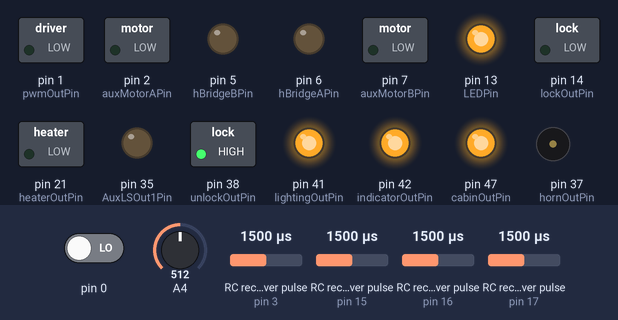
A sketch run on a simulated Arduino Mega 2560, built for the host (arithmetic inside an expression is 32-bit, double 64-bit). Parts: switched loads named in the sketch (green lamp = pin HIGH), output pins drawn as LEDs (lit = HIGH), buzzer (waves = sounding, pin HIGH). Wiring (inferred from the names in the program): 4 × RC receiver channel: data pin 3 / data pin 15 / data pin 16 / data pin 17. Dashed ring = blinking. Inputs (shaded band) come from the test bench; at power-on: RC receiver pulse (sensors on pin 3, pin 15, pin 16, pin 17) 1500 µs, pin 0 LOW, A4 = 512. What the sketch prints to the serial monitor is not drawn.

Above: at 1.6 s.
1.7 s: RC receiver pulse (sensor on pin 3) set to 1020 µs
At 3.21 s:
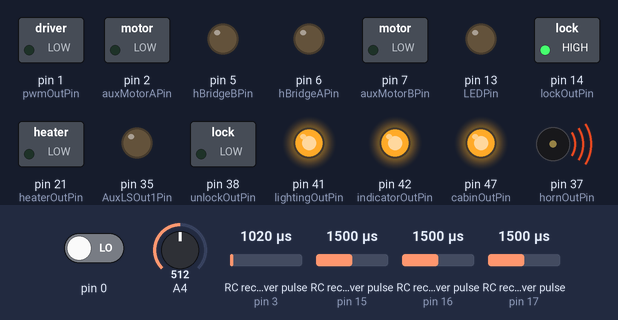
5.2 s: RC receiver pulse (sensor on pin 15) set to 1020 µs
At 5.84 s:
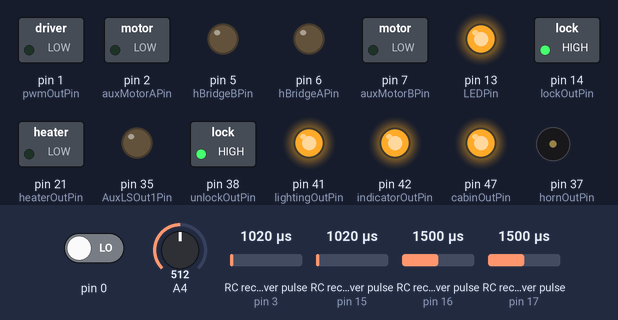
9.0 s: RC receiver pulse (sensor on pin 16) set to 1481 µs
At 10.76 s:
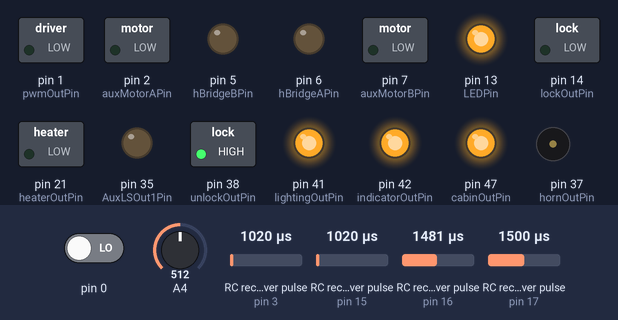
13.1 s: RC receiver pulse (sensor on pin 16) set to 1471 µs
At 14.11 s:
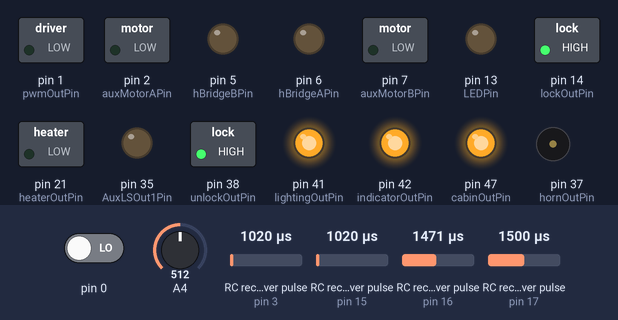
16.6 s: RC receiver pulse (sensor on pin 17) set to 1980 µs
20.5 s: RC receiver pulse (sensor on pin 3) set to 1250 µs
Timing chart, 0 to 52.4 s (numbered marks = the images above; inputs shaded):
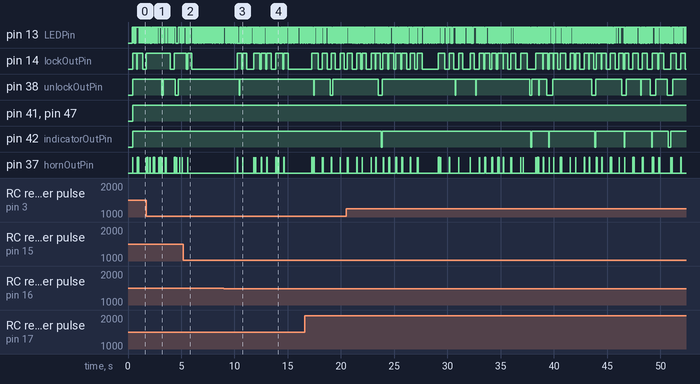

The sketch:

205pcb.ino
```cpp
#define DEBUG true  //set to true for debug output, false for no debug output
#define DEBUG_SERIAL if(DEBUG)Serial

#include "pinDeclarations.h"

#define amountOfTimers 7

unsigned long prevFastLoopMillis;                                             //Main loop timers
const unsigned fastLoopMax = 10;

unsigned long prevSlowLoopMillis;
const unsigned slowLoopMax = 1000;

unsigned long prevWindowMillis;
const unsigned int windowDriveTime = 4000;

bool windowRunningDown = false;
bool windowRunningUp = false;

const int LONG_PRESS_MIN  = 1300; // 1300 milliseconds

#define amountOfCurrentReadings 10
int currentReadings[amountOfCurrentReadings];
int currentReadingIndex;
int currentSenseAverage;

struct remoteModule
{
  byte id;
  byte modulePin;
  int currentState;
  int lastState = LOW;
  unsigned long pressedTime;
  unsigned long releasedTime;
  bool isPressing = false;
  bool isLongDetected = false;
  bool shortpressFlag = false;
  bool longpressFlag = false;
} buttonNr[4];

struct decayOutput
{
  bool isRunning = false;
  unsigned long prevTimerMillis;
  int decayTime;
  byte repeatTimes = 1;
  byte repeatCounter = 0;
  byte outputPin;
  bool run = false;
} decayFunction[amountOfTimers];

void setup() {
  // put your setup code here, to run once:
  DEBUG_SERIAL.begin(115200);

  for (int i; i <= amountOfCurrentReadings; i ++)
  {
    currentReadings[i] = 4095;
  }

  pinMode(rcIn3Pin, INPUT_PULLDOWN);                                //433 MHz module inputs
  pinMode(rcIn2Pin, INPUT_PULLDOWN);
  pinMode(rcIn1Pin, INPUT_PULLDOWN);
  pinMode(rcIn0Pin, INPUT_PULLDOWN);

  attachInterrupt(digitalPinToInterrupt(rcIn3Pin), interruptA, CHANGE);
  attachInterrupt(digitalPinToInterrupt(rcIn2Pin), interruptB, CHANGE);
  attachInterrupt(digitalPinToInterrupt(rcIn1Pin), interruptC, CHANGE);
  attachInterrupt(digitalPinToInterrupt(rcIn0Pin), interruptD, CHANGE);

  pinMode(pwmOutPin, OUTPUT);
  pinMode(keyInPin, INPUT);
  pinMode(rpmInPin, INPUT);
  pinMode(auxIn1Pin, INPUT);
  pinMode(auxIn2Pin, INPUT);
  pinMode(auxMotorAPin, OUTPUT);
  pinMode(auxMotorBPin, OUTPUT);
  pinMode(hBridgeAPin, OUTPUT);
  pinMode(hBridgeBPin, OUTPUT);
  pinMode(hornOutPin, OUTPUT);
  pinMode(AuxLSOut2Pin, OUTPUT);
  pinMode(lockOutPin, OUTPUT);
  pinMode(unlockOutPin, OUTPUT);
  pinMode(heaterOutPin, OUTPUT);
  pinMode(mirrorheatOutPin, OUTPUT);
  pinMode(engineOnRelayOutPin, OUTPUT);
  pinMode(cabinOutPin, OUTPUT);
  pinMode(windowGNDInterruptOutPin, OUTPUT);
  pinMode(lightingOutPin, OUTPUT);
  pinMode(indicatorOutPin, OUTPUT);
  pinMode(AuxLSOut1Pin, OUTPUT);

  pinMode(LEDPin, OUTPUT);

  pinMode(hBridgeCurrentSensInPin, INPUT);

  writeoutputsLOW();                                          //Writing all outputs LOW
  delay(400);

  buttonNr[0].modulePin = rcIn0Pin;         //D
  buttonNr[1].modulePin = rcIn1Pin;         //C
  buttonNr[2].modulePin = rcIn2Pin;         //B
  buttonNr[3].modulePin = rcIn3Pin;         //A

  buttonNr[0].id = 1;   //D
  buttonNr[1].id = 2;   //C
  buttonNr[2].id = 3;   //B
  buttonNr[3].id = 4;   //A

  decayFunction[0].outputPin = lightingOutPin;
  decayFunction[1].outputPin = indicatorOutPin;
  decayFunction[2].outputPin = lockOutPin;
  decayFunction[3].outputPin = unlockOutPin;
  decayFunction[4].outputPin = cabinOutPin;
  decayFunction[5].outputPin = LEDPin;
  decayFunction[6].outputPin = hornOutPin;


  flashLED(10);
}

void loop()
{
  // put your main code here, to run repeatedly:

  if ((millis() - prevFastLoopMillis) > fastLoopMax)     //Main high speed loop
  {
    for (int i = 0; i<4; i++)                            //looping through all remote buttons
    {
      checkremoteInput(buttonNr[i]);
    }

    for (int i = 0; i < amountOfTimers; i++)
    {
      checkOutputTimers(decayFunction[i]);
    }

    checkforLock();
    checkforUnlock();
    //windowControl();

    carFinderHandler();

    prevFastLoopMillis = millis();                        //resetting maindelay timer
  }

  if (millis() - prevSlowLoopMillis > slowLoopMax)
  {
    engineStateHandler();
    prevSlowLoopMillis = millis();                  //Resetting slow timer
  }


}

void checkremoteInput(remoteModule &buttonToCheck)
{
  buttonToCheck.currentState = digitalRead(buttonToCheck.modulePin);
  if(buttonToCheck.lastState == LOW && buttonToCheck.currentState == HIGH)                    //button is pressed
  {
    buttonToCheck.pressedTime = millis();
    buttonToCheck.isPressing = true;
    buttonToCheck.isLongDetected = false;
  }
  else if(buttonToCheck.lastState == HIGH && buttonToCheck.currentState == LOW)               //button is released
  {
    buttonToCheck.isPressing = false;
    buttonToCheck.releasedTime = millis();
    //pressDurationA = buttonToCheck.releasedTime - buttonToCheck.pressedTime;
    if(buttonToCheck.releasedTime - buttonToCheck.pressedTime < LONG_PRESS_MIN)
    {
  DEBUG_SERIAL.print("A short press is detected on input: ");                       //Short press detected
      DEBUG_SERIAL.println(buttonToCheck.id);
      buttonToCheck.shortpressFlag = true;
      flashLED(1);
    }
  }
  else if(buttonToCheck.isPressing == true && buttonToCheck.isLongDetected == false)
  {
    //pressDurationA = millis() - buttonToCheck.pressedTime;
    if(millis() - buttonToCheck.pressedTime > LONG_PRESS_MIN)
    {
      DEBUG_SERIAL.print("A long press is detected on input: ");                     //Long press detected
      DEBUG_SERIAL.println(buttonToCheck.id);
      buttonToCheck.isLongDetected = true;
      buttonToCheck.longpressFlag = true;
      flashLED(5);
    }
  }
  buttonToCheck.lastState = buttonToCheck.currentState;
}

void flashLED(int timesToFlash)
{
  decayFunction[5].repeatTimes = timesToFlash;
  decayFunction[5].decayTime = 40;
  decayFunction[5].prevTimerMillis = millis();
  decayFunction[5].run = true;
}

void checkforLock()
{
  DEBUG_SERIAL.println("Checking for lock");
  if (buttonNr[buttonA].shortpressFlag == true)
  {
    DEBUG_SERIAL.println("Lockrequest detected");
    lockCar();
  }
}

void checkforUnlock()
{
  DEBUG_SERIAL.println("Checking for unlock");
  if (buttonNr[buttonB].shortpressFlag == true)
  {
    DEBUG_SERIAL.println("Unlockrequest detected");
    unlockCar();
  }
}

void checkOutputTimers(decayOutput &timerToCheck)
{
  if (timerToCheck.run)
  {
    if (timerToCheck.repeatCounter < timerToCheck.repeatTimes)
    {
      if (millis() - timerToCheck.prevTimerMillis < timerToCheck.decayTime)
      {
        digitalWrite(timerToCheck.outputPin, HIGH);
      }

      else if (millis() - timerToCheck.prevTimerMillis > timerToCheck.decayTime && (millis() - timerToCheck.prevTimerMillis < (timerToCheck.decayTime * 2)))
      {
        digitalWrite(timerToCheck.outputPin, LOW);
      }

      else if (millis() - timerToCheck.prevTimerMillis > (timerToCheck.decayTime * 2))
      {
        digitalWrite(timerToCheck.outputPin, LOW);
        timerToCheck.prevTimerMillis = millis();
        timerToCheck.repeatCounter ++;
        DEBUG_SERIAL.print("repeatCounter");
        DEBUG_SERIAL.println(timerToCheck.repeatCounter);
      }

    }
    else
    {
      digitalWrite(timerToCheck.outputPin, LOW);
      timerToCheck.repeatCounter = 0;
      timerToCheck.run = false;
    }
  }

}

void lockCar()
{
  decayFunction[2].repeatCounter = 0;
  decayFunction[2].repeatTimes = 1;                     //Writing solenoid
  decayFunction[2].decayTime = 400;
  decayFunction[2].prevTimerMillis = millis();
  decayFunction[2].run = true;

  decayFunction[6].repeatCounter = 0;
  decayFunction[6].repeatTimes = 1;                     //Writing horn
  decayFunction[6].decayTime = 30;
  decayFunction[6].prevTimerMillis = millis();
  decayFunction[6].run = true;


  writeIndicators(1);
  writeLighting();

  buttonNr[buttonA].shortpressFlag = false;
}

void unlockCar()
{
  decayFunction[3].repeatCounter = 0;
  decayFunction[3].repeatTimes = 1;                     //Writing solenoid
  decayFunction[3].decayTime = 400;
  decayFunction[3].prevTimerMillis = millis();
  decayFunction[3].run = true;

  writeIndicators(2);
  writeLighting();

  buttonNr[buttonB].shortpressFlag = false;
}

void writeoutputsLOW()                                //Writing all outputs LOW by default
{
  digitalWrite(pwmOutPin, LOW);
  digitalWrite(keyInPin, LOW);
  digitalWrite(rpmInPin, LOW);
  digitalWrite(auxIn1Pin, LOW);
  digitalWrite(auxIn2Pin, LOW);
  digitalWrite(auxMotorAPin, LOW);
  digitalWrite(auxMotorBPin, LOW);
  digitalWrite(hBridgeAPin, LOW);
  digitalWrite(hBridgeBPin, LOW);
  digitalWrite(hornOutPin, LOW);
  digitalWrite(AuxLSOut2Pin, LOW);
  digitalWrite(lockOutPin, LOW);
  digitalWrite(unlockOutPin, LOW);
  digitalWrite(heaterOutPin, LOW);
  digitalWrite(mirrorheatOutPin, LOW);
  digitalWrite(engineOnRelayOutPin, LOW);
  digitalWrite(cabinOutPin, LOW);
  digitalWrite(windowGNDInterruptOutPin, LOW);
  digitalWrite(lightingOutPin, LOW);
  digitalWrite(indicatorOutPin, LOW);
  digitalWrite(AuxLSOut1Pin, LOW);
}


void carFinderHandler()                               //Long press to find car; audible signal?
{
  if (buttonNr[0].longpressFlag == true)
  {
    decayFunction[1].repeatTimes = 20;                     //Flashing indicators
    decayFunction[1].decayTime = 300;
    decayFunction[1].prevTimerMillis = millis();
    decayFunction[1].run = true;

    decayFunction[0].repeatTimes = 20;                     //Flashing lights
    decayFunction[0].decayTime = 300;
    decayFunction[0].prevTimerMillis = millis();
    decayFunction[0].run = true;

    decayFunction[6].repeatTimes = 4;                     //sounding horn
    decayFunction[6].decayTime = 65;
    decayFunction[6].prevTimerMillis = millis();
    decayFunction[6].run = true;

    buttonNr[0].longpressFlag = false;
  }
}

void engineStateHandler()                             //Checking if engine is running by measuring battery voltage
{
  long measuredVoltage = map(analogRead(keyInPin), 0, 4960, 0, 15);
  DEBUG_SERIAL.print("MeasuredVoltage: ");
  DEBUG_SERIAL.println(measuredVoltage);

  if (measuredVoltage > 13.5)
  {
    digitalWrite(engineOnRelayOutPin, HIGH);
    digitalWrite(mirrorheatOutPin, HIGH);
  }
  else
  {
    digitalWrite(engineOnRelayOutPin, LOW);
    digitalWrite(mirrorheatOutPin, LOW);
  }
}

void writeIndicators(byte timesToBlink)
{
  decayFunction[1].repeatCounter = 0;
  decayFunction[1].repeatTimes = timesToBlink;                     //Writing indicators
  decayFunction[1].decayTime = 500;
  decayFunction[1].prevTimerMillis = millis();
  decayFunction[1].run = true;
}

void writeLighting()
{
  decayFunction[0].repeatCounter = 0;
  decayFunction[0].repeatTimes = 1;                     //Writing Lights
  decayFunction[0].decayTime = 20000;
  decayFunction[0].prevTimerMillis = millis();
  decayFunction[0].run = true;

  decayFunction[4].repeatCounter = 0;
  decayFunction[4].repeatTimes = 1;                     //Writing Cabin
  decayFunction[4].decayTime = 20000;
  decayFunction[4].prevTimerMillis = millis();
  decayFunction[4].run = true;
}

void windowControl()
{
  if (buttonNr[buttonA].longpressFlag == true)
  {
    windowRunningDown = false;
    prevWindowMillis = millis();
    windowRunningUp = true;
    buttonNr[buttonA].longpressFlag = false;
  }

  else if (buttonNr[buttonB].longpressFlag == true)
  {
    windowRunningUp = false;
    prevWindowMillis = millis();
    windowRunningDown = true;
    buttonNr[buttonB].longpressFlag = false;
  }

  if (windowRunningUp)
  {
    if (millis() - prevWindowMillis < windowDriveTime)
    {
      digitalWrite(hBridgeAPin, LOW);
      digitalWrite(hBridgeBPin, HIGH);

      digitalWrite(windowGNDInterruptOutPin, HIGH);
      digitalWrite(AuxLSOut1Pin, HIGH);
      DEBUG_SERIAL.println("Writing Window Up");
    }
    else
    {
      digitalWrite(AuxLSOut1Pin, LOW);
      digitalWrite(hBridgeAPin, LOW);
      digitalWrite(hBridgeBPin, LOW);
      digitalWrite(windowGNDInterruptOutPin, LOW);

      buttonNr[buttonA].longpressFlag = false;
      windowRunningUp = false;

    }
  }

  else if (windowRunningDown)
  {
    if (millis() - prevWindowMillis < windowDriveTime)
    {
      digitalWrite(hBridgeAPin, HIGH);
      digitalWrite(hBridgeBPin, LOW);

      digitalWrite(windowGNDInterruptOutPin, HIGH);
      digitalWrite(AuxLSOut1Pin, HIGH);
      DEBUG_SERIAL.println("Writing Window Down");
    }
    else
    {
      digitalWrite(AuxLSOut1Pin, LOW);
      digitalWrite(hBridgeAPin, LOW);
      digitalWrite(hBridgeBPin, LOW);
      digitalWrite(windowGNDInterruptOutPin, LOW);

      buttonNr[buttonB].longpressFlag = false;
      windowRunningDown = false;
    }
  }

  DEBUG_SERIAL.print("Currentsense: ");
  DEBUG_SERIAL.println(analogRead(hBridgeCurrentSensInPin));

  currentReadings[currentReadingIndex] = analogRead(hBridgeCurrentSensInPin);

  int currentSenseTotal = 0;
  for (int i = 0; i < amountOfCurrentReadings; i ++)
  {
    currentSenseTotal = currentSenseTotal +  currentReadings[i];
    DEBUG_SERIAL.print(" , ");
    DEBUG_SERIAL.print(currentReadings[i]);
  }
  DEBUG_SERIAL.print(", CurrentSenseTotal: ");
  DEBUG_SERIAL.print(currentSenseTotal);

  currentSenseAverage = currentSenseTotal / amountOfCurrentReadings;

  DEBUG_SERIAL.print(" , CurrentSenseAverage: ");
  DEBUG_SERIAL.print(currentSenseAverage);

  currentReadingIndex ++;
  if (currentReadingIndex > amountOfCurrentReadings)
  {
    currentReadingIndex = 0;
  }

  DEBUG_SERIAL.print(" ,currentreadingIndex: ");
  DEBUG_SERIAL.println(currentReadingIndex);
}

  // buttonNr[0].id = 1;   //D
  // buttonNr[1].id = 2;   //C
  // buttonNr[2].id = 3;   //B
  // buttonNr[3].id = 4;   //A

void interruptA()
{
  buttonNr[3].currentState = digitalRead(buttonNr[3].modulePin);
}

void interruptB()
{
  buttonNr[2].currentState = digitalRead(buttonNr[2].modulePin);
}

void interruptC()
{
  buttonNr[1].currentState = digitalRead(buttonNr[1].modulePin);
}

void interruptD()
{
  buttonNr[0].currentState = digitalRead(buttonNr[0].modulePin);
}
  
```

pinDeclarations.h
```cpp
#define pwmOutPin 1                     //Physical connector pins
#define keyInPin 4
#define rpmInPin 12
#define auxIn1Pin 11
#define auxIn2Pin 10
#define auxMotorAPin 2
#define auxMotorBPin 7
#define hBridgeAPin 6
#define hBridgeBPin 5
#define hornOutPin 37
#define AuxLSOut2Pin 36
#define lockOutPin 14
#define unlockOutPin 38
#define heaterOutPin 21
#define mirrorheatOutPin 40
#define engineOnRelayOutPin 39
#define cabinOutPin 47
#define windowGNDInterruptOutPin 48
#define lightingOutPin 41
#define indicatorOutPin 42
#define AuxLSOut1Pin 35

#define rcIn3Pin 3                         //433 Module inputs
#define rcIn2Pin 16
#define rcIn1Pin 17
#define rcIn0Pin 15

#define hBridgeCurrentSensInPin 18         //Current sens pin
#define LEDPin 13

#define buttonA 3
#define buttonB 2
#define buttonC 1
#define buttonD 0

//SDA 8
//SCL 9
```

Measured:
- the behaviour switches between 1472 and 1471 µs on RC receiver pulse (sensor on pin 16) (found by bisection; images 3 and 4)
- after the input at 5.2 s, pin 38 (unlockOutPin): stops changing and stays HIGH; pin 42 (indicatorOutPin): stays HIGH (without the input it goes to LOW after 2.4 s); pin 37 (hornOutPin): goes on until 5.6 s, then stays LOW
- after the input at 9.0 s, pin 38 (unlockOutPin): goes on until 10.5 s, then stays HIGH
- after the input at 13.1 s, pin 14 (lockOutPin): goes on until 15.0 s, then stays LOW
